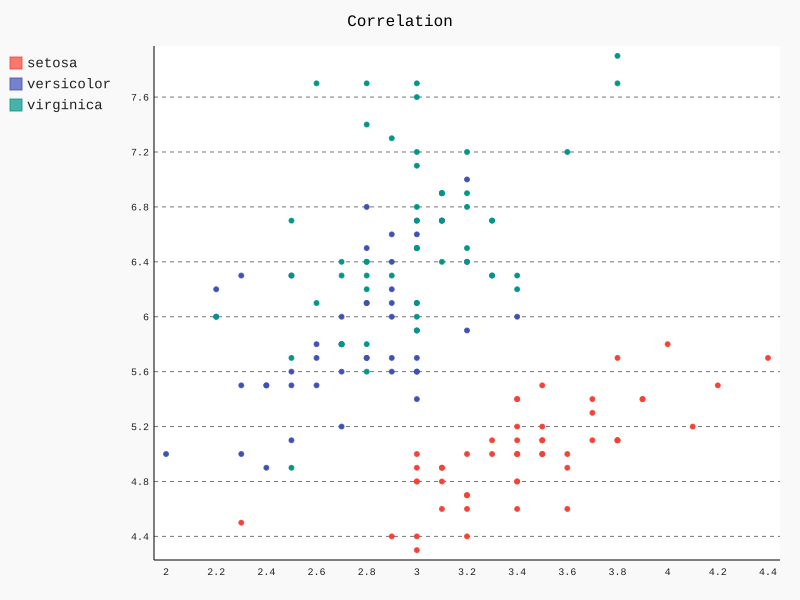

Write the Python code that produced this figure.
import pygal
import pathlib
import json
from collections import defaultdict
import importlib.util

# dataset
spec = importlib.util.find_spec("vega_datasets")
dirpath = spec.submodule_search_locations[0]
with (pathlib.Path(dirpath) / "_data/iris.json").open() as rf:
    data = json.load(rf)

# aggregate
d = defaultdict(list)
for row in data:
    d[row["species"]].append(row)

# render graph
xy_chart = pygal.XY(stroke=False)
xy_chart.title = "Correlation"
for species, rows in d.items():
    xy_chart.add(species, [(row["sepalWidth"], row["sepalLength"]) for row in rows])

print(xy_chart.render(is_unicode=True))
